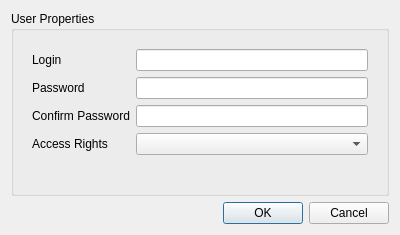
<?xml version="1.0" encoding="UTF-8"?>
<ui version="4.0">
 <class>NewUserDialog</class>
 <widget class="QDialog" name="NewUserDialog">
  <property name="geometry">
   <rect>
    <x>0</x>
    <y>0</y>
    <width>400</width>
    <height>227</height>
   </rect>
  </property>
  <property name="windowTitle">
   <string>Create New User</string>
  </property>
  <layout class="QVBoxLayout" name="verticalLayout">
   <item>
    <widget class="QGroupBox" name="groupBox">
     <property name="title">
      <string>User Properties</string>
     </property>
     <layout class="QVBoxLayout" name="verticalLayout_2">
      <item>
       <widget class="QWidget" name="widget" native="true">
        <layout class="QGridLayout" name="gridLayout">
         <item row="0" column="0">
          <widget class="QLabel" name="loginLabel">
           <property name="text">
            <string>Login</string>
           </property>
          </widget>
         </item>
         <item row="0" column="1">
          <widget class="QLineEdit" name="loginEdit"/>
         </item>
         <item row="1" column="0">
          <widget class="QLabel" name="passwordLabel">
           <property name="text">
            <string>Password</string>
           </property>
          </widget>
         </item>
         <item row="1" column="1">
          <widget class="QLineEdit" name="passwordEdit">
           <property name="echoMode">
            <enum>QLineEdit::Password</enum>
           </property>
          </widget>
         </item>
         <item row="2" column="0">
          <widget class="QLabel" name="confirmPasswordLabel">
           <property name="text">
            <string>Confirm Password</string>
           </property>
          </widget>
         </item>
         <item row="2" column="1">
          <widget class="QLineEdit" name="confirmPasswordEdit">
           <property name="sizePolicy">
            <sizepolicy hsizetype="Expanding" vsizetype="Fixed">
             <horstretch>0</horstretch>
             <verstretch>0</verstretch>
            </sizepolicy>
           </property>
           <property name="echoMode">
            <enum>QLineEdit::Password</enum>
           </property>
          </widget>
         </item>
         <item row="3" column="0">
          <widget class="QLabel" name="accessRightsLabel">
           <property name="text">
            <string>Access Rights</string>
           </property>
          </widget>
         </item>
         <item row="3" column="1">
          <widget class="QComboBox" name="accessRightsComboBox"/>
         </item>
        </layout>
       </widget>
      </item>
      <item>
       <spacer name="verticalSpacer">
        <property name="orientation">
         <enum>Qt::Vertical</enum>
        </property>
        <property name="sizeHint" stdset="0">
         <size>
          <width>20</width>
          <height>40</height>
         </size>
        </property>
       </spacer>
      </item>
      <item>
       <widget class="QLabel" name="hintLabel">
        <property name="text">
         <string/>
        </property>
        <property name="alignment">
         <set>Qt::AlignRight|Qt::AlignTrailing|Qt::AlignVCenter</set>
        </property>
       </widget>
      </item>
     </layout>
    </widget>
   </item>
   <item>
    <widget class="QDialogButtonBox" name="buttonBox">
     <property name="orientation">
      <enum>Qt::Horizontal</enum>
     </property>
     <property name="standardButtons">
      <set>QDialogButtonBox::Cancel|QDialogButtonBox::Ok</set>
     </property>
    </widget>
   </item>
  </layout>
 </widget>
 <resources/>
 <connections>
  <connection>
   <sender>buttonBox</sender>
   <signal>accepted()</signal>
   <receiver>NewUserDialog</receiver>
   <slot>accept()</slot>
   <hints>
    <hint type="sourcelabel">
     <x>248</x>
     <y>254</y>
    </hint>
    <hint type="destinationlabel">
     <x>157</x>
     <y>274</y>
    </hint>
   </hints>
  </connection>
  <connection>
   <sender>buttonBox</sender>
   <signal>rejected()</signal>
   <receiver>NewUserDialog</receiver>
   <slot>reject()</slot>
   <hints>
    <hint type="sourcelabel">
     <x>316</x>
     <y>260</y>
    </hint>
    <hint type="destinationlabel">
     <x>286</x>
     <y>274</y>
    </hint>
   </hints>
  </connection>
 </connections>
</ui>
